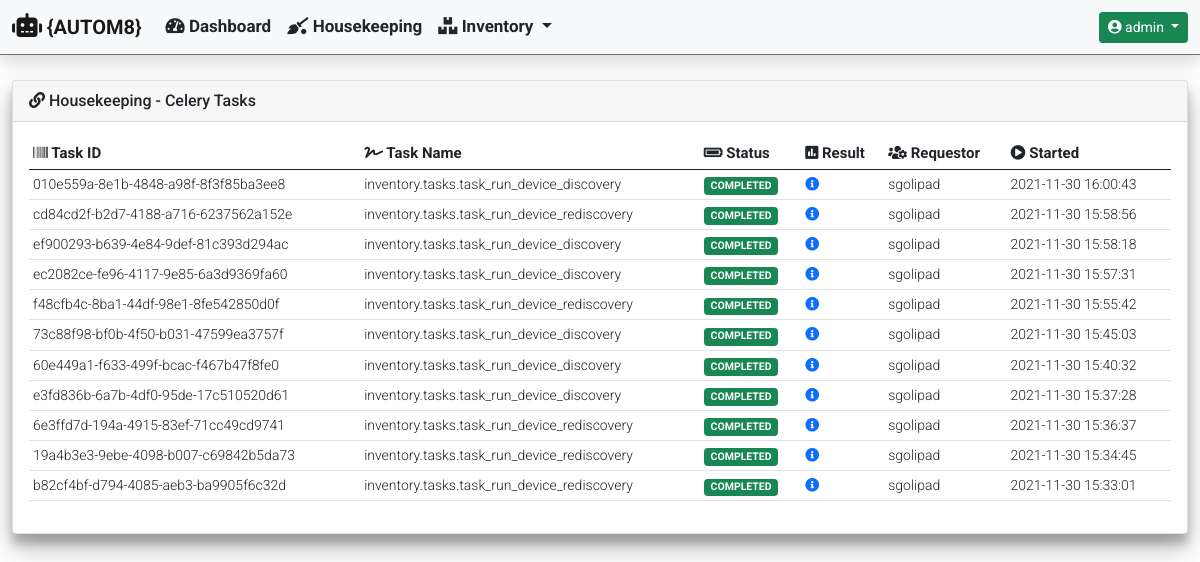
The app's page /housekeeping/ (signed in) with its own data.
### housekeeping/models.py (models this page shows)
class CeleryJobResults(models.Model):
    task_id = models.UUIDField(
        primary_key=True,
        default=uuid.uuid4,
        max_length=255
    )
    task_name = models.CharField(max_length=255)
    task_status = models.CharField(max_length=255)
    task_result = models.CharField(max_length=255)
    task_requested_by = models.CharField(max_length=255)
    start_time = models.DateTimeField()

### housekeeping/views.py (the view)
def housekeeping_celery_tasks(request):
    hostname = 'celery@' + str(gethostname())
    tasks = current_app.control.inspect([hostname])
    tasks_list = CeleryJobResults.objects.all().order_by('-start_time')
    context = {
            'title': 'Housekeeping - Celery Tasks',
            'card_header': 'Housekeeping - Celery Tasks',
            'data': {
                'tasks_list': tasks_list
            }
        }
    if tasks.stats():
        data = {
            'celery_information': {
                'celery_statistics': tasks.stats(),
                'registered_tasks': tasks.registered_tasks()[hostname],
                'scheduled_tasks': tasks.scheduled()[hostname],
                'active_tasks': tasks.active()[hostname],
                'reserved_tasks': tasks.reserved()
            }
        }
        context['data'].update(data)
        return render(
            request,
            'housekeeping/housekeeping_celery_tasks.html',
            context
        )
    else:
        return render(
                request,
                'housekeeping/housekeeping_celery_tasks.html',
                context
            )

### templates/housekeeping/housekeeping_celery_tasks.html (shortened to what this page needs)
{% extends "base_template/base.html"%}
{% block content %}
{% if data.tasks_list %}
<div class="col-md-12">
    <div class="table-responsive rounded">
        <table id="celery_completed_tasks" class="table table-hover table-sm" style="width:100%">
            <thead>
                <tr>
                    <th><i class="fas fa-barcode"></i> Task ID</th>
                    <th><i class="fas fa-signature"></i> Task Name</th>
                    <th><i class="fas fa-battery-full"></i> Status</th>
                    <th><i class="fas fa-poll"></i> Result</th>
                    <th><i class="fas fa-users-cog"></i> Requestor</th>
                    <th><i class="fas fa-play-circle"></i> Started</th>
                </tr>
            </thead>
            <tbody>
                {% for completed_task in data.tasks_list %}
                <tr>
                    <td>{{ completed_task.task_id }}</td>
                    <td>{{ completed_task.task_name }}</td>
                    <td>
                        {% if 'COMPLETED' in completed_task.task_status %}
                            <span class="badge bg-success">{{ completed_task.task_status }}</span>
                        {% else %}
                            <span class="badge bg-danger">{{ completed_task.task_status }}</span>
                        {% endif %}
                    </td>
                    <td>
                        <a href="#" data-bs-toggle="modal" data-bs-target="#task_result_modal">
                            <i class="fas fa-info-circle"></i>
                        </a>
                    </td>
                    <td>{{ completed_task.task_requested_by }}</td>
                    <td>{{ completed_task.start_time|date:"Y-m-d H:i:s" }}</td>
                </tr>
                {% endfor %}
            </tbody>
        </table>
    </div>
</div>
{% endif %}
{% endblock %}

### templates/navbar/navbar.html (shortened to what this page needs)
{% if user.is_authenticated %}
<nav class="navbar navbar-expand-md navbar-light bg-light fixed-top border-bottom border-secondary shadow">
  <div class="container-fluid">
    <a class="navbar-brand" href="#">
      <i class="fas fa-robot" style="font-size: 24px;"></i>
      {AUTOM8}
    </a>
    <div class="collapse navbar-collapse" id="navbarCollapse">
      <ul class="navbar-nav me-auto mb-2 mb-md-0">
        <li class="nav-item">
          <a class="nav-link text-dark" href="{% url 'dashboard:dashboard' %}">
            <i class="fas fa-tachometer-alt"></i>
            Dashboard
          </a>
        </li>
        <li class="nav-item">
          <a class="nav-link text-dark" href="{% url 'housekeeping:housekeeping_celery_tasks' %}">
            <i class="fas fa-quidditch"></i>
            Housekeeping
          </a>
        </li>
        <li class="nav-item dropdown">
          <a class="nav-link dropdown-toggle text-dark" href="#" id="InventoryDropdown" role="button"
            data-bs-toggle="dropdown" aria-expanded="false">
            <i class="fas fa-boxes"></i>
            Inventory
          </a>
        </li>
      </ul>
      <div class="dropdown">
        <a class="btn btn-sm btn-success dropdown-toggle" href="#" role="button" id="UserProfileDropdown"
          data-bs-toggle="dropdown" aria-expanded="false">
          <i class="fas fa-user-circle"></i>
          {{ user.username }}
        </a>
      </div>
    </div>
  </div>
</nav>
{% endif %}

### static/css/custom.css (style rules this page uses)
nav { font-family: 'Roboto', sans-serif; font-weight: 700; font-size: 17px; height: 55px; top: 0; }
body { font-family: 'Roboto', sans-serif; font-weight: 400; font-size: 14px; overflow-y: scroll; min-height: 75rem; padding-top: 5rem; height: 100%; }
th { font-family: 'Roboto', sans-serif; font-weight: 700; font-size: 15px; }
td { font-family: 'Roboto', sans-serif; font-weight: 300; font-size: 14px; }

### records on screen
CeleryJobResults: task_id "010e559a-8e1b-4848-a98f-8f3f85ba3ee8", task_name "inventory.tasks.task_run_device_discovery", task_status "COMPLETED", task_requested_by "sgolipad", start_time "2021-11-30 16:00:43"
CeleryJobResults: task_id "cd84cd2f-b2d7-4188-a716-6237562a152e", task_name "inventory.tasks.task_run_device_rediscovery", task_status "COMPLETED", task_requested_by "sgolipad", start_time "2021-11-30 15:58:56"
CeleryJobResults: task_id "ef900293-b639-4e84-9def-81c393d294ac", task_name "inventory.tasks.task_run_device_discovery", task_status "COMPLETED", task_requested_by "sgolipad", start_time "2021-11-30 15:58:18"
CeleryJobResults: task_id "ec2082ce-fe96-4117-9e85-6a3d9369fa60", task_name "inventory.tasks.task_run_device_discovery", task_status "COMPLETED", task_requested_by "sgolipad", start_time "2021-11-30 15:57:31"
CeleryJobResults: task_id "f48cfb4c-8ba1-44df-98e1-8fe542850d0f", task_name "inventory.tasks.task_run_device_rediscovery", task_status "COMPLETED", task_requested_by "sgolipad", start_time "2021-11-30 15:55:42"
CeleryJobResults: task_id "73c88f98-bf0b-4f50-b031-47599ea3757f", task_name "inventory.tasks.task_run_device_discovery", task_status "COMPLETED", task_requested_by "sgolipad", start_time "2021-11-30 15:45:03"
CeleryJobResults: task_id "60e449a1-f633-499f-bcac-f467b47f8fe0", task_name "inventory.tasks.task_run_device_discovery", task_status "COMPLETED", task_requested_by "sgolipad", start_time "2021-11-30 15:40:32"
CeleryJobResults: task_id "e3fd836b-6a7b-4df0-95de-17c510520d61", task_name "inventory.tasks.task_run_device_discovery", task_status "COMPLETED", task_requested_by "sgolipad", start_time "2021-11-30 15:37:28"
CeleryJobResults: task_id "6e3ffd7d-194a-4915-83ef-71cc49cd9741", task_name "inventory.tasks.task_run_device_rediscovery", task_status "COMPLETED", task_requested_by "sgolipad", start_time "2021-11-30 15:36:37"
CeleryJobResults: task_id "19a4b3e3-9ebe-4098-b007-c69842b5da73", task_name "inventory.tasks.task_run_device_rediscovery", task_status "COMPLETED", task_requested_by "sgolipad", start_time "2021-11-30 15:34:45"
CeleryJobResults: task_id "b82cf4bf-d794-4085-aeb3-ba9905f6c32d", task_name "inventory.tasks.task_run_device_rediscovery", task_status "COMPLETED", task_requested_by "sgolipad", start_time "2021-11-30 15:33:01"

### other values on screen
{{ user.username }} "admin"
{{ card_header }} "Housekeeping - Celery Tasks"
